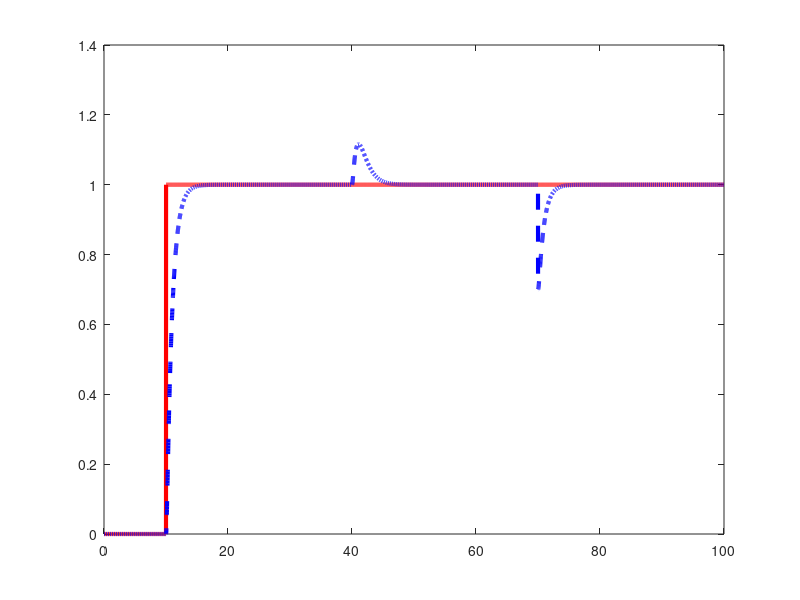
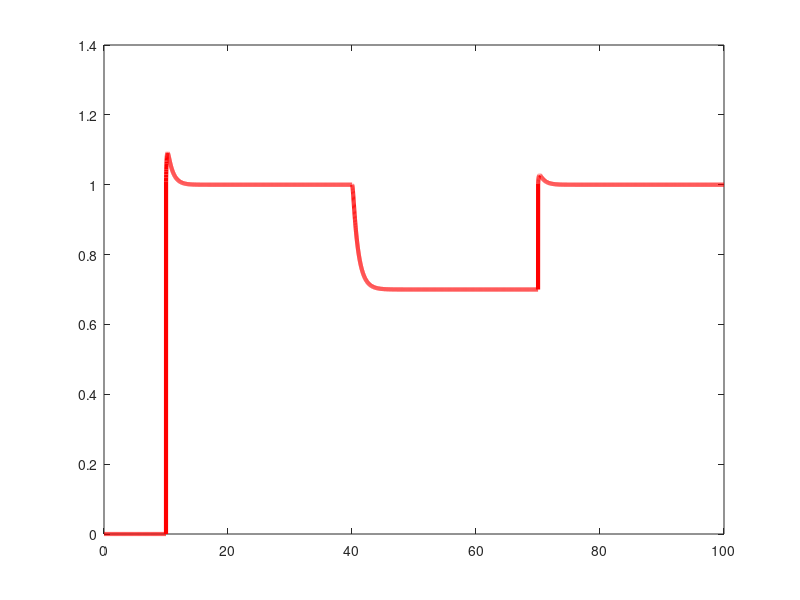

These figures' MATLAB source, in order:
clc
clear 

%tempo de simulação
tsim=100;

%passo de simulação
h=0.01;


% sistema em malha aberta
G=tf(1,[1 1])*tf(1,[0.1 1]);
Gs=ss(G);
Ag=Gs.A; Bg=Gs.B; Cg=Gs.C; Dg=Gs.D;

% controlador

C=tf(1*[1 1],[1 0]);
Cs=ss(C);
Ac=Cs.A; Bc=Cs.B; Cc=Cs.C; Dc=Cs.D;

% número de passos (loops)

Nsim=tsim/h;


% referência

tref=10;
Nref=tref/h;
ref=[zeros(Nref,1); ones(Nsim-Nref,1)];


% perturbação controle
tqu=40;
Nqu=tqu/h;
qu=[zeros(Nqu,1); 0.3*ones(Nsim-Nqu,1)];

% perturbação saída
tqy=70;
Nqy=tqy/h;
qy=[zeros(Nqy,1); -0.3*ones(Nsim-Nqy,1)];

% consições iniciais

xg=zeros(size(Ag,1),1);

yg=Cg*xg;
y=yg;

xc=zeros(size(Ac,1),1);


for k=1:Nsim
  
  e=ref(k)-y;
  
  
  % Dinâmica Controlador
  
  xc=xc+h*Ac*xc+h*Bc*e;
  yc=Cc*xc+Dc*e;
  
  u=yc;
  
  % Dinâmica Processo
    
  xg=xg+h*Ag*xg+h*Bg*(u+qu(k));
  yg=Cg*xg+Dg*u;
  
  y=yg+qy(k);
  
  % "Scope"
  
  tempo(k)=k*h;
  
  R(k)=ref(k);
  Y(k)=y;
  U(k)=u;
  
  
  
end


% gera gráficos

figure(1)
plot(tempo,R,'linewidth',3,'-r')
hold on
plot(tempo,Y,'linewidth',3,'--b')

figure(2)
plot(tempo,U,'linewidth',3,'-r')
